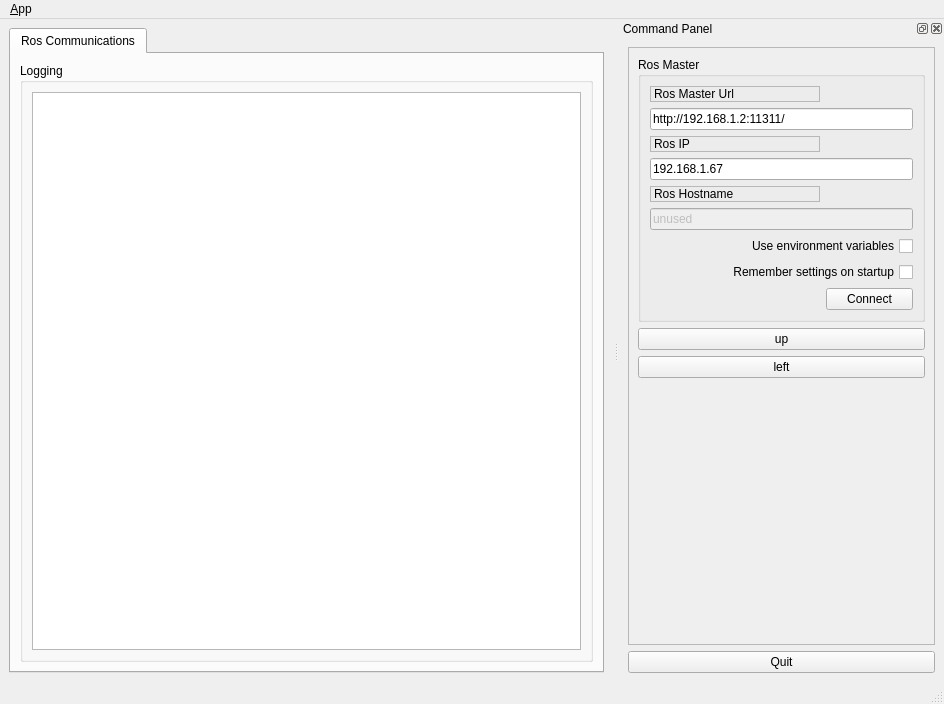
<?xml version="1.0" encoding="UTF-8"?>
<ui version="4.0">
 <class>MainWindowDesign</class>
 <widget class="QMainWindow" name="MainWindowDesign">
  <property name="geometry">
   <rect>
    <x>0</x>
    <y>0</y>
    <width>944</width>
    <height>704</height>
   </rect>
  </property>
  <property name="windowTitle">
   <string>QRosApp</string>
  </property>
  <property name="windowIcon">
   <iconset resource="../resources/images.qrc">
    <normaloff>:/images/icon.png</normaloff>:/images/icon.png</iconset>
  </property>
  <property name="locale">
   <locale language="English" country="Australia"/>
  </property>
  <widget class="QWidget" name="centralwidget">
   <layout class="QHBoxLayout">
    <item>
     <widget class="QTabWidget" name="tab_manager">
      <property name="minimumSize">
       <size>
        <width>100</width>
        <height>0</height>
       </size>
      </property>
      <property name="locale">
       <locale language="English" country="Australia"/>
      </property>
      <property name="currentIndex">
       <number>0</number>
      </property>
      <widget class="QWidget" name="tab_status">
       <attribute name="title">
        <string>Ros Communications</string>
       </attribute>
       <layout class="QVBoxLayout" name="verticalLayout_2">
        <item>
         <widget class="QGroupBox" name="groupBox_12">
          <property name="sizePolicy">
           <sizepolicy hsizetype="MinimumExpanding" vsizetype="Preferred">
            <horstretch>0</horstretch>
            <verstretch>0</verstretch>
           </sizepolicy>
          </property>
          <property name="title">
           <string>Logging</string>
          </property>
          <layout class="QGridLayout" name="gridLayout_3">
           <item row="0" column="0">
            <widget class="QListView" name="view_logging"/>
           </item>
          </layout>
         </widget>
        </item>
       </layout>
      </widget>
     </widget>
    </item>
   </layout>
  </widget>
  <widget class="QMenuBar" name="menubar">
   <property name="geometry">
    <rect>
     <x>0</x>
     <y>0</y>
     <width>944</width>
     <height>23</height>
    </rect>
   </property>
   <widget class="QMenu" name="menu_File">
    <property name="title">
     <string>&amp;App</string>
    </property>
    <addaction name="action_Preferences"/>
    <addaction name="separator"/>
    <addaction name="actionAbout"/>
    <addaction name="actionAbout_Qt"/>
    <addaction name="separator"/>
    <addaction name="action_Quit"/>
   </widget>
   <addaction name="menu_File"/>
  </widget>
  <widget class="QStatusBar" name="statusbar"/>
  <widget class="QDockWidget" name="dock_status">
   <property name="sizePolicy">
    <sizepolicy hsizetype="Minimum" vsizetype="Preferred">
     <horstretch>0</horstretch>
     <verstretch>0</verstretch>
    </sizepolicy>
   </property>
   <property name="minimumSize">
    <size>
     <width>325</width>
     <height>465</height>
    </size>
   </property>
   <property name="allowedAreas">
    <set>Qt::RightDockWidgetArea</set>
   </property>
   <property name="windowTitle">
    <string>Command Panel</string>
   </property>
   <attribute name="dockWidgetArea">
    <number>2</number>
   </attribute>
   <widget class="QWidget" name="dockWidgetContents_2">
    <layout class="QVBoxLayout" name="verticalLayout">
     <item>
      <widget class="QFrame" name="frame">
       <property name="sizePolicy">
        <sizepolicy hsizetype="Minimum" vsizetype="Preferred">
         <horstretch>0</horstretch>
         <verstretch>0</verstretch>
        </sizepolicy>
       </property>
       <property name="frameShape">
        <enum>QFrame::StyledPanel</enum>
       </property>
       <property name="frameShadow">
        <enum>QFrame::Raised</enum>
       </property>
       <layout class="QVBoxLayout" name="verticalLayout_3">
        <item>
         <widget class="QGroupBox" name="groupBox">
          <property name="title">
           <string>Ros Master</string>
          </property>
          <layout class="QGridLayout" name="gridLayout">
           <item row="0" column="0">
            <widget class="QLabel" name="label">
             <property name="frameShape">
              <enum>QFrame::StyledPanel</enum>
             </property>
             <property name="frameShadow">
              <enum>QFrame::Raised</enum>
             </property>
             <property name="text">
              <string>Ros Master Url</string>
             </property>
            </widget>
           </item>
           <item row="1" column="0" colspan="2">
            <widget class="QLineEdit" name="line_edit_master">
             <property name="text">
              <string>http://192.168.1.2:11311/</string>
             </property>
            </widget>
           </item>
           <item row="2" column="0">
            <widget class="QLabel" name="label_2">
             <property name="frameShape">
              <enum>QFrame::StyledPanel</enum>
             </property>
             <property name="frameShadow">
              <enum>QFrame::Raised</enum>
             </property>
             <property name="text">
              <string>Ros IP</string>
             </property>
            </widget>
           </item>
           <item row="3" column="0" colspan="2">
            <widget class="QLineEdit" name="line_edit_host">
             <property name="text">
              <string>192.168.1.67</string>
             </property>
            </widget>
           </item>
           <item row="4" column="0">
            <widget class="QLabel" name="label_3">
             <property name="frameShape">
              <enum>QFrame::StyledPanel</enum>
             </property>
             <property name="frameShadow">
              <enum>QFrame::Raised</enum>
             </property>
             <property name="text">
              <string>Ros Hostname</string>
             </property>
            </widget>
           </item>
           <item row="5" column="0" colspan="2">
            <widget class="QLineEdit" name="line_edit_topic">
             <property name="enabled">
              <bool>false</bool>
             </property>
             <property name="text">
              <string>unused</string>
             </property>
            </widget>
           </item>
           <item row="6" column="0" colspan="2">
            <widget class="QCheckBox" name="checkbox_use_environment">
             <property name="layoutDirection">
              <enum>Qt::RightToLeft</enum>
             </property>
             <property name="text">
              <string>Use environment variables</string>
             </property>
            </widget>
           </item>
           <item row="7" column="0" colspan="2">
            <widget class="QCheckBox" name="checkbox_remember_settings">
             <property name="layoutDirection">
              <enum>Qt::RightToLeft</enum>
             </property>
             <property name="text">
              <string>Remember settings on startup</string>
             </property>
            </widget>
           </item>
           <item row="8" column="0">
            <spacer name="horizontalSpacer">
             <property name="orientation">
              <enum>Qt::Horizontal</enum>
             </property>
             <property name="sizeHint" stdset="0">
              <size>
               <width>170</width>
               <height>21</height>
              </size>
             </property>
            </spacer>
           </item>
           <item row="8" column="1">
            <widget class="QPushButton" name="button_connect">
             <property name="enabled">
              <bool>true</bool>
             </property>
             <property name="sizePolicy">
              <sizepolicy hsizetype="MinimumExpanding" vsizetype="Fixed">
               <horstretch>0</horstretch>
               <verstretch>0</verstretch>
              </sizepolicy>
             </property>
             <property name="toolTip">
              <string>Set the target to the current joint trajectory state.</string>
             </property>
             <property name="statusTip">
              <string>Clear all waypoints and set the target to the current joint trajectory state.</string>
             </property>
             <property name="text">
              <string>Connect</string>
             </property>
            </widget>
           </item>
          </layout>
         </widget>
        </item>
        <item>
         <widget class="QPushButton" name="up">
          <property name="text">
           <string>up</string>
          </property>
         </widget>
        </item>
        <item>
         <widget class="QPushButton" name="left">
          <property name="text">
           <string>left</string>
          </property>
         </widget>
        </item>
        <item>
         <spacer name="verticalSpacer_3">
          <property name="orientation">
           <enum>Qt::Vertical</enum>
          </property>
          <property name="sizeHint" stdset="0">
           <size>
            <width>20</width>
            <height>233</height>
           </size>
          </property>
         </spacer>
        </item>
       </layout>
      </widget>
     </item>
     <item>
      <widget class="QPushButton" name="quit_button">
       <property name="sizePolicy">
        <sizepolicy hsizetype="MinimumExpanding" vsizetype="Fixed">
         <horstretch>0</horstretch>
         <verstretch>0</verstretch>
        </sizepolicy>
       </property>
       <property name="text">
        <string>Quit</string>
       </property>
      </widget>
     </item>
    </layout>
   </widget>
  </widget>
  <action name="action_Quit">
   <property name="text">
    <string>&amp;Quit</string>
   </property>
   <property name="shortcut">
    <string>Ctrl+Q</string>
   </property>
   <property name="shortcutContext">
    <enum>Qt::ApplicationShortcut</enum>
   </property>
  </action>
  <action name="action_Preferences">
   <property name="text">
    <string>&amp;Preferences</string>
   </property>
  </action>
  <action name="actionAbout">
   <property name="text">
    <string>&amp;About</string>
   </property>
  </action>
  <action name="actionAbout_Qt">
   <property name="text">
    <string>About &amp;Qt</string>
   </property>
  </action>
 </widget>
 <resources>
  <include location="../resources/images.qrc"/>
 </resources>
 <connections>
  <connection>
   <sender>action_Quit</sender>
   <signal>triggered()</signal>
   <receiver>MainWindowDesign</receiver>
   <slot>close()</slot>
   <hints>
    <hint type="sourcelabel">
     <x>-1</x>
     <y>-1</y>
    </hint>
    <hint type="destinationlabel">
     <x>399</x>
     <y>299</y>
    </hint>
   </hints>
  </connection>
  <connection>
   <sender>quit_button</sender>
   <signal>clicked()</signal>
   <receiver>MainWindowDesign</receiver>
   <slot>close()</slot>
   <hints>
    <hint type="sourcelabel">
     <x>859</x>
     <y>552</y>
    </hint>
    <hint type="destinationlabel">
     <x>469</x>
     <y>299</y>
    </hint>
   </hints>
  </connection>
 </connections>
</ui>
